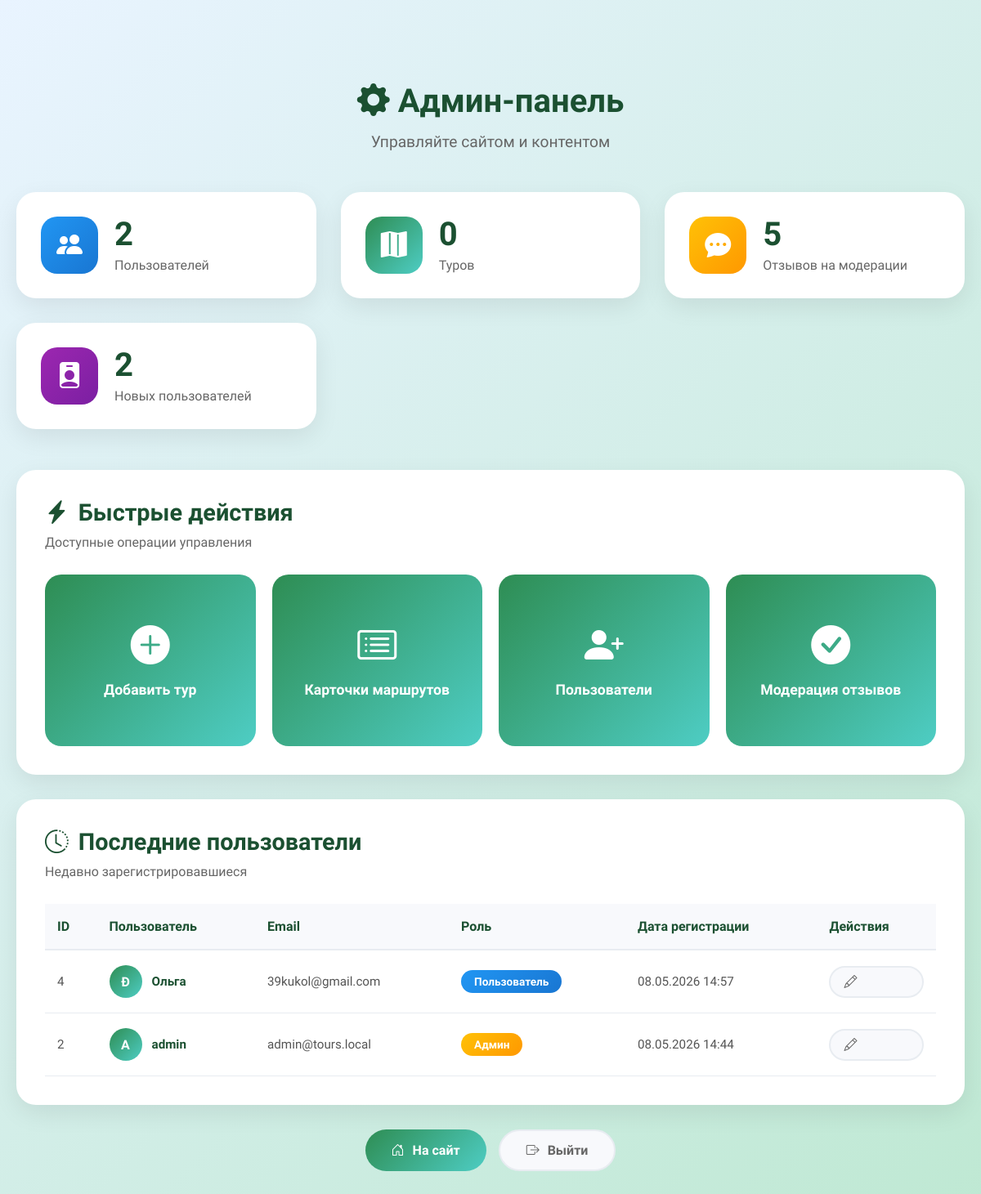
/admin/dashboard.php (signed in), run on the app's committed database.
### tables this page shows
CREATE TABLE `users` (
  `id` int UNSIGNED NOT NULL,
  `name` varchar(100) NOT NULL,
  `email` varchar(255) NOT NULL,
  `password` varchar(255) NOT NULL,
  `role` enum('user','admin') DEFAULT 'user',
  `created_at` timestamp NULL DEFAULT CURRENT_TIMESTAMP,
  `updated_at` timestamp NULL DEFAULT CURRENT_TIMESTAMP ON UPDATE CURRENT_TIMESTAMP
);

### admin/dashboard.php (the view, shortened to what this page needs)
<?php
$pdo = getDbConnection();
$stmt = $pdo->query("SELECT COUNT(*) as count FROM users");
$usersCount = $stmt->fetch()['count'];
$stmt = $pdo->query("SELECT COUNT(*) as count FROM tours");
$toursCount = $stmt->fetch()['count'];
$stmt = $pdo->query("SELECT COUNT(*) as count FROM reviews WHERE is_approved = 0");
$reviewsPending = $stmt->fetch()['count'];
$stmt = $pdo->query("SELECT id, name, email, role, created_at FROM users ORDER BY created_at DESC LIMIT 5");
$recentUsers = $stmt->fetchAll();
?>
<!DOCTYPE html>
<html lang="ru">
<head>
    <link rel="stylesheet" href="https://cdn.jsdelivr.net/npm/bootstrap-icons@1.11.1/font/bootstrap-icons.css">
    <link rel="stylesheet" href="../style.css">
</head>
<body>
    <div class="admin-dashboard">
        <div class="admin-dashboard-header">
            <h1><i class="bi bi-gear-fill"></i> Админ-панель</h1>
            <p>Управляйте сайтом и контентом</p>
        </div>
        <div class="admin-stats-grid">
            <div class="admin-stat-card">
                <div class="admin-stat-icon blue">
                    <i class="bi bi-people-fill"></i>
                </div>
                <div class="admin-stat-content">
                    <div class="admin-stat-value"><?= $usersCount ?></div>
                    <div class="admin-stat-label">Пользователей</div>
                </div>
            </div>
            <div class="admin-stat-card">
                <div class="admin-stat-icon green">
                    <i class="bi bi-map-fill"></i>
                </div>
                <div class="admin-stat-content">
                    <div class="admin-stat-value"><?= $toursCount ?></div>
                    <div class="admin-stat-label">Туров</div>
                </div>
            </div>
            <div class="admin-stat-card">
                <div class="admin-stat-icon orange">
                    <i class="bi bi-chat-dots-fill"></i>
                </div>
                <div class="admin-stat-content">
                    <div class="admin-stat-value"><?= $reviewsPending ?></div>
                    <div class="admin-stat-label">Отзывов на модерации</div>
                </div>
            </div>
            <div class="admin-stat-card">
                <div class="admin-stat-icon purple">
                    <i class="bi bi-person-badge-fill"></i>
                </div>
                <div class="admin-stat-content">
                    <div class="admin-stat-value"><?= count($recentUsers) ?></div>
                    <div class="admin-stat-label">Новых пользователей</div>
                </div>
            </div>
        </div>
        <div class="admin-section">
            <div class="admin-section-header">
                <h2 class="admin-section-title">
                    <i class="bi bi-lightning-charge-fill"></i> Быстрые действия
                </h2>
                <p class="admin-section-subtitle">Доступные операции управления</p>
            </div>
            <div class="admin-quick-actions">
                <a href="tours.php" class="admin-action-btn">
                    <i class="bi bi-plus-circle-fill"></i>
                    <span>Добавить тур</span>
                </a>
                <a href="routes.php" class="admin-action-btn">
                    <i class="bi bi-card-list"></i>
                    <span>Карточки маршрутов</span>
                </a>
                <a href="users.php" class="admin-action-btn">
                    <i class="bi bi-person-plus-fill"></i>
                    <span>Пользователи</span>
                </a>
                <a href="reviews.php" class="admin-action-btn">
                    <i class="bi bi-check-circle-fill"></i>
                    <span>Модерация отзывов</span>
                </a>
            </div>
        </div>
        <div class="admin-section">
            <div class="admin-section-header">
                <h2 class="admin-section-title">
                    <i class="bi bi-clock-history"></i> Последние пользователи
                </h2>
                <p class="admin-section-subtitle">Недавно зарегистрировавшиеся</p>
            </div>
            <div style="overflow-x: auto;">
                <table class="admin-table">
                    <thead>
                        <tr>
                            <th>ID</th>
                            <th>Пользователь</th>
                            <th>Email</th>
                            <th>Роль</th>
                            <th>Дата регистрации</th>
                            <th>Действия</th>
                        </tr>
                    </thead>
                    <tbody>
                        <?php foreach ($recentUsers as $u): ?>
                        <tr>
                            <td><?= $u['id'] ?></td>
                            <td>
                                <div class="admin-user-info">
                                    <div class="admin-user-avatar">
                                        <?= strtoupper(substr($u['name'], 0, 1)) ?>
                                    </div>
                                    <div>
                                        <div class="admin-user-name"><?= htmlspecialchars($u['name']) ?></div>
                                    </div>
                                </div>
                            </td>
                            <td class="admin-user-email"><?= htmlspecialchars($u['email']) ?></td>
                            <td>
                                <span class="admin-role-badge admin-role-badge-<?= $u['role'] ?>">
                                    <?= $u['role'] === 'admin' ? 'Админ' : 'Пользователь' ?>
                                </span>
                            </td>
                            <td><?= date('d.m.Y H:i', strtotime($u['created_at'])) ?></td>
                            <td>
                                <a href="users.php?edit=<?= $u['id'] ?>" class="admin-nav-btn admin-nav-btn-secondary" style="padding: 8px 16px;">
                                    <i class="bi bi-pencil"></i>
                                </a>
                            </td>
                        </tr>
                        <?php endforeach; ?>
                    </tbody>
                </table>
            </div>
        </div>
        <div class="admin-nav-buttons">
            <a href="../index.php" class="admin-nav-btn admin-nav-btn-primary">
                <i class="bi bi-house-door"></i> На сайт
            </a>
            <a href="logout.php" class="admin-nav-btn admin-nav-btn-secondary">
                <i class="bi bi-box-arrow-right"></i> Выйти
            </a>
        </div>
    </div>
</body>
</html>

### style.css (style rules this page uses)
* { margin: 0; padding: 0; }
body { background: linear-gradient(135deg, #bcddff54, #98dbb8a1); font-family: "Mulish", sans-serif; }

### admin/dashboard.php (style rules this page uses)
.admin-dashboard { max-width: 1400px; margin: 100px auto; padding: 0 20px; }
.admin-dashboard-header { text-align: center; margin-bottom: 50px; }
.admin-dashboard-header h1 { font-size: 2.5rem; color: #1b5031; margin-bottom: 15px; font-weight: 700; }
.admin-dashboard-header p { font-size: 1.2rem; color: #666; }
.admin-stats-grid { display: grid; grid-template-columns: repeat(auto-fit, minmax(280px, 1fr)); gap: 30px; margin-bottom: 50px; }
.admin-stat-card { background: white; border-radius: 24px; padding: 30px; box-shadow: 0 10px 30px rgba(0,0,0,0.08); transition: all 0.3s ease; display: flex; align-items: center; gap: 20px; }
.admin-stat-icon { width: 70px; height: 70px; border-radius: 20px; display: flex; align-items: center; justify-content: center; font-size: 2rem; flex-shrink: 0; }
.admin-stat-icon.blue { background: linear-gradient(135deg, #2196f3 0%, #1976d2 100%); color: white; }
.admin-stat-icon.green { background: linear-gradient(135deg, #2e8d53 0%, #4ecdc4 100%); color: white; }
.admin-stat-icon.orange { background: linear-gradient(135deg, #ffc107 0%, #ff9800 100%); color: white; }
.admin-stat-icon.purple { background: linear-gradient(135deg, #9c27b0 0%, #7b1fa2 100%); color: white; }
.admin-stat-content { flex: 1; }
.admin-stat-value { font-size: 2.5rem; font-weight: 800; color: #1b5031; line-height: 1; margin-bottom: 8px; }
.admin-stat-label { font-size: 1rem; color: #666; font-weight: 500; }
.admin-section { background: white; border-radius: 24px; padding: 35px; box-shadow: 0 10px 30px rgba(0,0,0,0.08); margin-bottom: 30px; }
.admin-section-header { margin-bottom: 30px; }
.admin-section-title { font-size: 1.8rem; color: #1b5031; margin-bottom: 10px; font-weight: 700; display: flex; align-items: center; gap: 12px; }
.admin-section-subtitle { font-size: 1rem; color: #666; }
.admin-quick-actions { display: grid; grid-template-columns: repeat(auto-fit, minmax(220px, 1fr)); gap: 20px; }
.admin-action-btn { display: flex; flex-direction: column; align-items: center; justify-content: center; gap: 15px; padding: 30px 20px; background: linear-gradient(135deg, #2e8d53 0%, #4ecdc4 100%); color: white; text-decoration: none; border-radius: 20px; font-weight: 600; font-size: 1.1rem; transition: all 0.3s; min-height: 150px; }
.admin-action-btn i { font-size: 3rem; }
.admin-table { width: 100%; border-collapse: collapse; }
.admin-table th { text-align: left; padding: 18px 15px; background: #f8f9fc; color: #1b5031; font-weight: 700; font-size: 1rem; border-bottom: 2px solid #e8ecf1; }
.admin-table td { padding: 18px 15px; border-bottom: 1px solid #e8ecf1; color: #555; font-size: 0.95rem; }
.admin-user-info { display: flex; align-items: center; gap: 12px; }
.admin-user-avatar { width: 40px; height: 40px; border-radius: 50%; background: linear-gradient(135deg, #2e8d53 0%, #4ecdc4 100%); color: white; display: flex; align-items: center; justify-content: center; font-weight: 700; font-size: 1rem; }
.admin-user-name { font-weight: 600; color: #1b5031; }
.admin-user-email { font-size: 0.85rem; color: #888; }
.admin-role-badge { padding: 6px 16px; border-radius: 30px; font-size: 0.85rem; font-weight: 600; display: inline-block; }
.admin-role-badge-admin { background: linear-gradient(135deg, #ffc107 0%, #ff9800 100%); color: white; }
.admin-role-badge-user { background: linear-gradient(135deg, #2196f3 0%, #1976d2 100%); color: white; }
.admin-nav-buttons { display: flex; gap: 15px; justify-content: center; margin-top: 30px; flex-wrap: wrap; }
.admin-nav-btn { padding: 14px 32px; border-radius: 50px; font-weight: 600; text-decoration: none; transition: all 0.3s; font-family: 'Mulish', sans-serif; display: flex; align-items: center; gap: 10px; font-size: 1rem; }
.admin-nav-btn-primary { background: linear-gradient(135deg, #2e8d53 0%, #4ecdc4 100%); color: white; }
.admin-nav-btn-secondary { background: #f8f9fc; color: #666; border: 2px solid #e8ecf1; }

### data on the page
users: id "4", name "Ð", name "Ольга", email "39kukol@gmail.com", role "Пользователь", created_at "08.05.2026 14:57"
users: id "2", name "A", name "admin", email "admin@tours.local", role "Админ", created_at "08.05.2026 14:44"

### other printed values
$usersCount "2"
$toursCount "0"
$reviewsPending "5"
count($recentUsers) "2"
